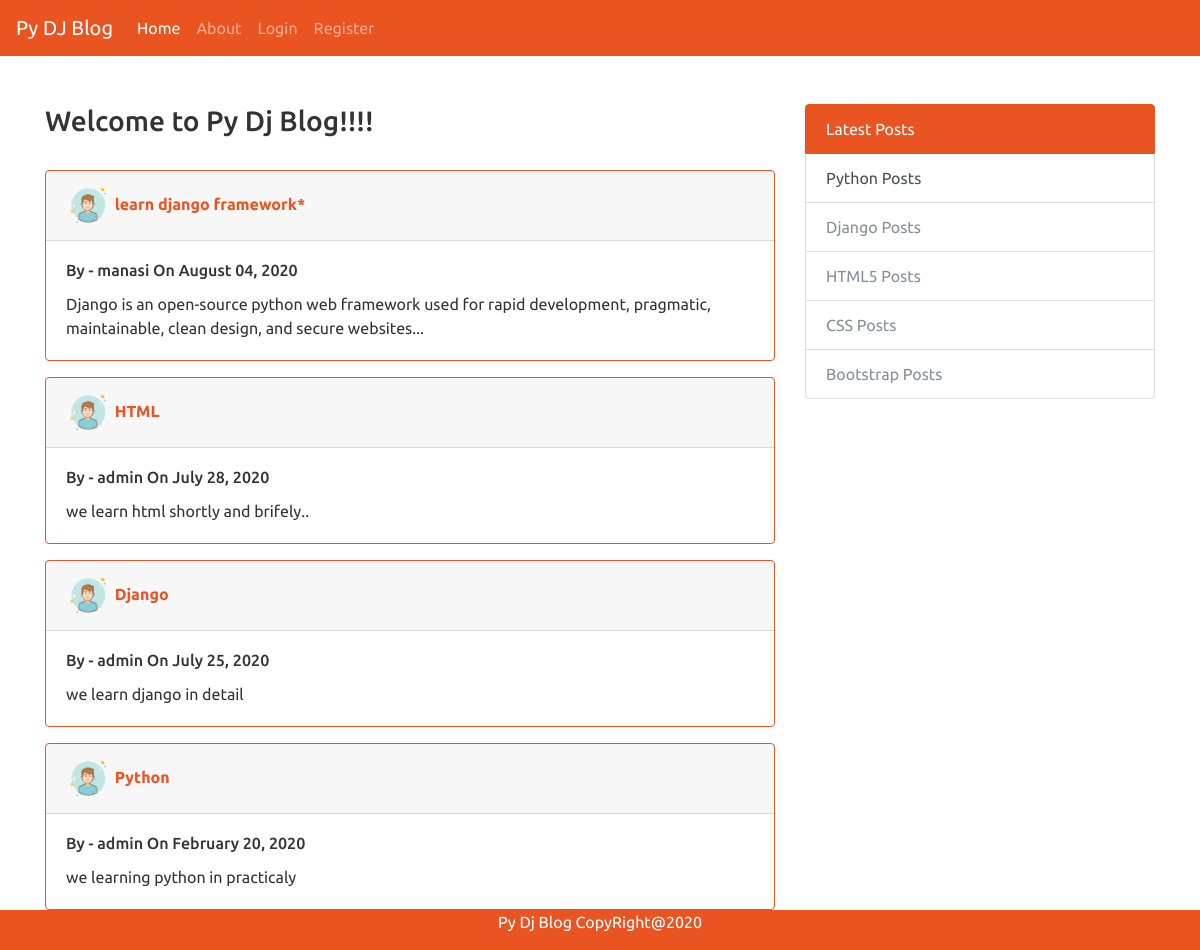
The page / on the database its author committed.
### blog/models.py (models this page shows, shortened)
class Post(models.Model):
    title = models.CharField(max_length=100)
    content = models.TextField()
    date_posted = models.DateTimeField(default=timezone.now)
    author = models.ForeignKey(User, on_delete=models.CASCADE)

### users/models.py (models this page shows, shortened)
class Profile(models.Model):
    user = models.OneToOneField(User, on_delete=models.CASCADE)
    image = models.ImageField(default='default.jpg', upload_to='profile_pics')

### blog/views.py (the view)
# urls.py: path('', PostListView.as_view(), name='blog-home'),
class PostListView(ListView):
    model = Post
    template_name = 'home.html'
    context_object_name = 'posts'
    ordering = ['-date_posted']

### blog/templates/home.html (shortened to what this page needs)
{% extends 'base.html'%} {% block content%}
<div>
  <h3><marquee>Welcome to Py Dj Blog!!!!</marquee></h3>
  <br />
  {% for p in posts %}
  <div class="card border-primary mb-3">
    <div class="card-header">
      <img
        class="rounded-circle article-img"
        style="width: 45px; height: 45px;"
        src="{{ p.author.profile.image.url }}"
      />
      <b
        ><a class="article-title" href="{% url 'post-detail' p.id %}"
          >{{ p.title }}</a
        ></b
      >
    </div>
    <div class="card-body">
      <div class="row">
        <div class="col-md-12">
          <h6 class="card-title">
            By - {{p.author}} On {{p.date_posted |date:"F d, Y"}}
          </h6>
        </div>
      </div>
      <p class="card-text">{{p.content}}</p>
    </div>
  </div>
  {% endfor %}
</div>
<div class="pagination">
  <span class="step-links">
    <span class="current">
    </span>
  </span>
</div>
{% endblock content %}

### templates/base.html (shortened to what this page needs)
{% load static %}
<!DOCTYPE html>
<html>
  <head>
    <link rel="stylesheet" type="text/css" href="{% static 'css/bootstrap.min.css'%}">
    <link rel="stylesheet" type="text/css" href="{% static 'css/custom.css'%}">
  </head>
  <body>
    <nav class="navbar navbar-expand-lg navbar-dark bg-primary">
        <a class="navbar-brand" href="#">Py DJ Blog</a>
      <div class="collapse navbar-collapse" id="navbarColor01">
          <ul class="navbar-nav mr-auto">
            <li class="nav-item active">
              <a class="nav-link"  href="{% url 'blog-home' %}">Home <span class="sr-only">(current)</span></a>
            </li>
            <li class="nav-item">
              <a class="nav-link" href="{% url 'blog-about' %}">About</a>
            </li>
            {% if user.is_authenticated %}
            <li class="nav-item">
              <a class="nav-link" href="{% url 'profile' %}">Profile</a>
            </li>
            <li class="nav-item">
              <a class="nav-link"href="{% url 'post-create' %}">Create Post</a>
            </li>
            <li class="nav-item">
              <a class="nav-link" href="{% url 'logout' %}">Logout</a>
            </li>
            <li>
              <label class="form-control">Welcome - {{ user.username }}</label>
            </li>
            {% else %}
            <li class="nav-item">
              <a class="nav-link" href="{% url 'login' %}">Login</a>
            </li>
            <li class="nav-item">
              <a class="nav-link" href="{% url 'register' %}">Register</a>
            </li>
            {% endif %}
        </div>
      </nav>
    <br/>
    <br/>
    <div class="container">
        <div class="row">
            <div class="col-sm-8">
                {% block content%}
                {% endblock %}
            </div>
            <div class="col-sm-4">
                <div class="list-group">
                    <a href="#" class="list-group-item list-group-item-action active">
                      Latest Posts
                    </a>
                    <a href="#" class="list-group-item list-group-item-action">
                      Python Posts
                    </a>
                    <a href="#" class="list-group-item list-group-item-action disabled">
                      Django Posts
                    </a>
                    <a href="#" class="list-group-item list-group-item-action disabled">
                      HTML5 Posts
                    </a>
                    <a href="#" class="list-group-item list-group-item-action disabled">
                      CSS Posts
                    </a>
                    <a href="#" class="list-group-item list-group-item-action disabled">
                      Bootstrap Posts
                    </a>
                  </div>
                  <br/>
                  <br/>
            </div>
        </div>
    </div>
     <div class="footer">
        <p>Py Dj Blog CopyRight@2020</p>
    </div>
  </body>
</html>

### static/css/custom.css (style rules this page uses)
.footer { position: fixed; left: 0; bottom: 0; width: 100%; background-color:#e95420; color: white; text-align: center; }

### rows shown on the page
Post: author.profile.image (placeholder picture), title "learn django framework*", author "manasi", date_posted "August 04, 2020", content "Django is an open-source python web framework used for rapid development, pragmatic, maintainable, clean design, and secure websites..."
Post: author.profile.image (placeholder picture), title "HTML", author "admin", date_posted "July 28, 2020", content "we learn html shortly and brifely.."
Post: author.profile.image (placeholder picture), title "Django", author "admin", date_posted "July 25, 2020", content "we learn django in detail"
Post: author.profile.image (placeholder picture), title "Python", author "admin", date_posted "February 20, 2020", content "we learning python in practicaly"
